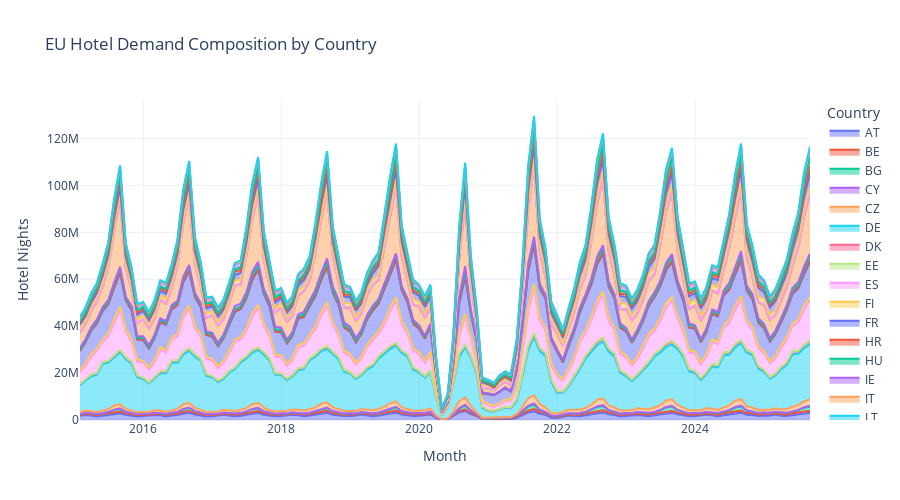

Notebook source saved alongside this figure:
### Markdown cell above
### 🟩 5. Forecast Gap Analysis & Country Contributions

### Code cell
# ============================================================
# Forecast Gap Analysis & Country Contributions
# ============================================================

print("\n🔍 Performing forecast gap and contribution analysis...")

# --- Step 1: Compute forecast gaps per region ---
forecast_cols = [c for c in panel.columns if c.startswith("yhat_")]
for col in forecast_cols:
    panel[f"gap_{col.replace('yhat_', '')}"] = panel["nights_spent"] - panel[col]

# --- Step 2: Calculate total gap over last available period (e.g., 2024–2025) ---
recent_period = panel["month"].max() - pd.DateOffset(years=1)
recent = panel[panel["month"] >= recent_period]

gap_summary = (
    recent.groupby("region")[
        [f"gap_{c.replace('yhat_', '')}" for c in forecast_cols if f"gap_{c.replace('yhat_', '')}" in panel.columns]
    ]
    .sum(min_count=1)
    .reset_index()
    .sort_values(f"gap_{forecast_cols[0].replace('yhat_', '')}", ascending=False)
)

display(gap_summary.head())

# --- Step 3: Top–Bottom contributing countries plot ---
gap_melted = gap_summary.melt(id_vars="region", var_name="Model", value_name="Gap")
gap_melted["Model"] = gap_melted["Model"].str.replace("gap_", "").str.upper()

plt.figure(figsize=(10, 6))
sns.barplot(
    data=gap_melted,
    x="Gap", y="region", hue="Model",
    orient="h", dodge=True
)
plt.title("Forecast Gaps by Country (Last Year)", fontsize=14, fontweight="bold")
plt.xlabel("Gap = Actual − Forecast (Nights)")
plt.ylabel("Country")
plt.tight_layout()
plt.show()

# --- Step 4: Country contributions to total EU nights (area chart) ---
panel_total = (
    panel.groupby(["month", "region"])["nights_spent"]
    .sum()
    .reset_index()
)

plt.figure(figsize=(12, 6))
for country in panel_total["region"].unique():
    df_c = panel_total[panel_total["region"] == country]
    plt.plot(df_c["month"], df_c["nights_spent"], alpha=0.6, label=country)

plt.title("Country Contributions to EU Hotel Demand Over Time", fontsize=15, fontweight="bold")
plt.xlabel("Month")
plt.ylabel("Nights Spent")
plt.legend(fontsize=7, ncol=3)
plt.tight_layout()
plt.show()

# --- Optional: stacked area chart with Plotly ---
fig = px.area(
    panel_total,
    x="month", y="nights_spent", color="region",
    title="EU Hotel Demand Composition by Country",
    labels={"nights_spent": "Hotel Nights", "month": "Month"},
    template="plotly_white"
)
fig.update_layout(height=500, legend_title_text="Country")
fig.show()
